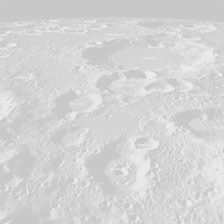
#> input picture 3 sem/Numpy_labs/lunar_images/lunar_images/lunar01_raw.jpg, 224 x 224 px; the run also reads 1 picture not shown here
$ python Episode_01.py
#> lines starting #> are read from the running program, lines starting #| are printed output that depends on the picture
from PIL import Image
import numpy as np

def improve(img):
    data = np.array(img)
    minC = data.min()
    maxC = data.max()
    brightness_orig = np.arange(minC, maxC)
    brightness = np.arange(0,255)
    data_improved = np.rint((data - minC)/(maxC - minC) * 256)
    res_img = Image.fromarray(data_improved)
    if res_img != 'RGB':
        res_img = res_img.convert('RGB')
    return res_img


img1 = Image.open('lunar_images/lunar_images/lunar01_raw.jpg')
#> img1 is the input picture: PIL image 224x224 L; min 191, max 243, mean 212
res_img1 = improve(img1)
#> in improve, `minC = data.min()`: minC = 191
#> in improve, `maxC = data.max()`: maxC = 243
#> in improve, `data_improved = np.rint((data - minC)/(maxC - minC) * 256)`:
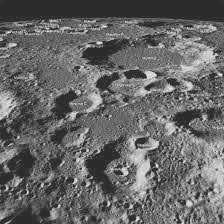
#> data_improved: shape (224, 224) float64; min 0, max 256, mean 103.3; drawn with min black and max white
Image._show(res_img1)
res_img1.save('lunar_images/lunar_images/lunar01_improved.jpg')
img2 = Image.open('lunar_images/lunar_images/lunar02_raw.jpg')
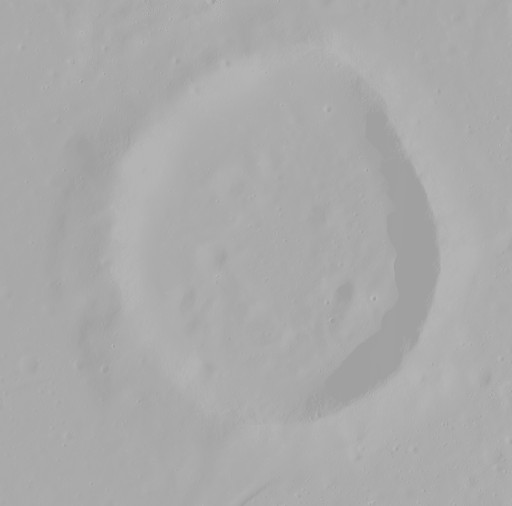
#> input picture 3 sem/Numpy_labs/lunar_images/lunar_images/lunar02_raw.jpg, 512 x 506 px
#> img2 is the input picture: PIL image 512x506 L; min 155, max 185, mean 170.3
res_img2 = improve(img2)
#> in improve (call 2), `minC = data.min()`: minC = 155
#> in improve (call 2), `maxC = data.max()`: maxC = 185
#> in improve (call 2), `data_improved = np.rint((data - minC)/(maxC - minC) * 256)`:
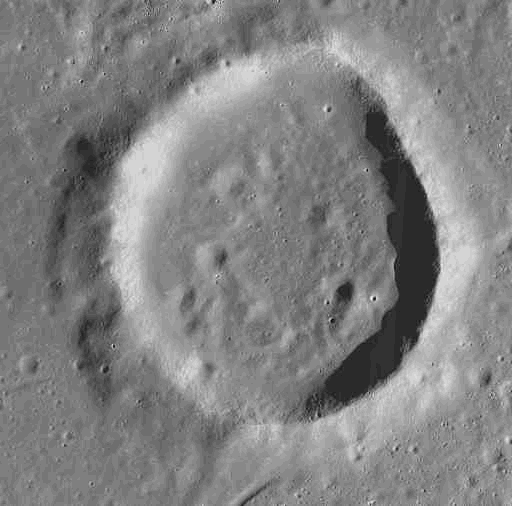
#> data_improved: shape (506, 512) float64; min 0, max 256, mean 130.7; drawn with min black and max white
Image._show(res_img2)
res_img2.save('lunar_images/lunar_images/lunar02_improved.jpg')
img3 = Image.open('lunar_images/lunar_images/lunar03_raw.jpg')
res_img3 = improve(img3)
#> in improve (call 3), `minC = data.min()`: minC = 118
#> in improve (call 3), `maxC = data.max()`: maxC = 127
#> in improve (call 3), `data_improved = np.rint((data - minC)/(maxC - minC) * 256)`:
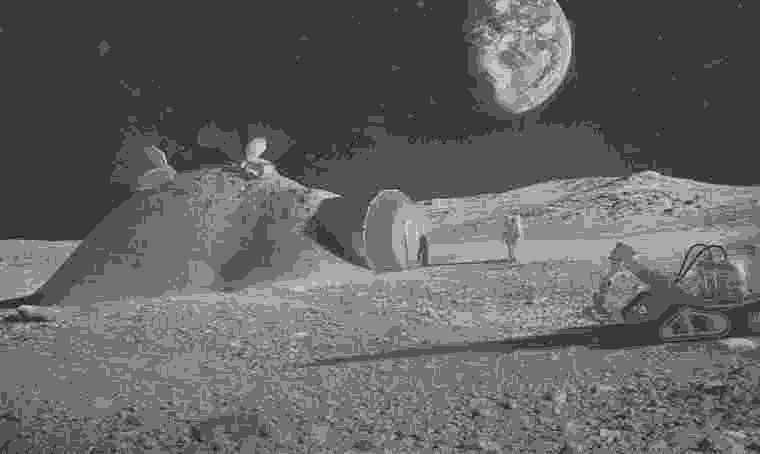
#> data_improved: shape (454, 760) float64; min 0, max 256, mean 99.1; drawn with min black and max white
Image._show(res_img3)
res_img3.save('lunar_images/lunar_images/lunar03_improved.jpg')
